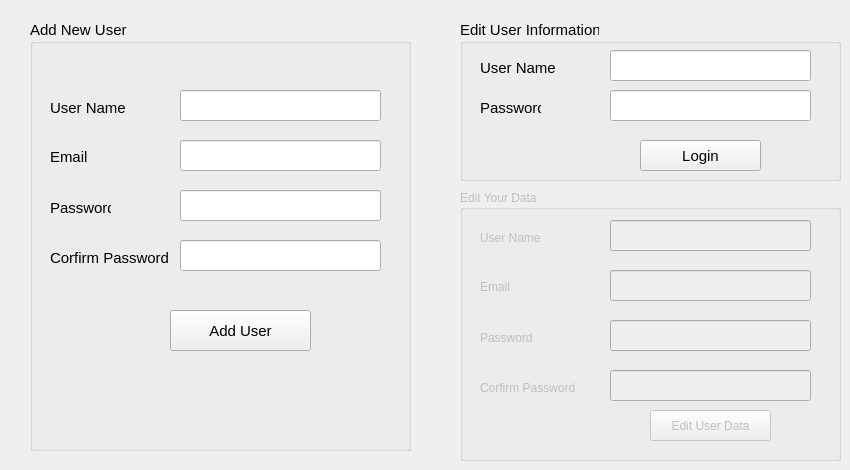
    <widget class="QWidget" name="tab_4">
     <attribute name="title">
      <string>Page</string>
     </attribute>
     <widget class="QGroupBox" name="groupBox">
      <property name="geometry">
       <rect>
        <x>30</x>
        <y>20</y>
        <width>381</width>
        <height>431</height>
       </rect>
      </property>
      <property name="font">
       <font>
        <family>Segoe UI</family>
        <pointsize>11</pointsize>
       </font>
      </property>
      <property name="title">
       <string>Add New User</string>
      </property>
      <widget class="QLineEdit" name="lineEdit_9">
       <property name="geometry">
        <rect>
         <x>150</x>
         <y>70</y>
         <width>201</width>
         <height>31</height>
        </rect>
       </property>
      </widget>
      <widget class="QLineEdit" name="lineEdit_10">
       <property name="geometry">
        <rect>
         <x>150</x>
         <y>120</y>
         <width>201</width>
         <height>31</height>
        </rect>
       </property>
      </widget>
      <widget class="QLineEdit" name="lineEdit_11">
       <property name="geometry">
        <rect>
         <x>150</x>
         <y>170</y>
         <width>201</width>
         <height>31</height>
        </rect>
       </property>
       <property name="echoMode">
        <enum>QLineEdit::Password</enum>
       </property>
      </widget>
      <widget class="QLineEdit" name="lineEdit_12">
       <property name="geometry">
        <rect>
         <x>150</x>
         <y>220</y>
         <width>201</width>
         <height>31</height>
        </rect>
       </property>
       <property name="echoMode">
        <enum>QLineEdit::Password</enum>
       </property>
      </widget>
      <widget class="QLabel" name="label_16">
       <property name="geometry">
        <rect>
         <x>20</x>
         <y>80</y>
         <width>81</width>
         <height>16</height>
        </rect>
       </property>
       <property name="text">
        <string>User Name</string>
       </property>
      </widget>
      <widget class="QLabel" name="label_17">
       <property name="geometry">
        <rect>
         <x>20</x>
         <y>130</y>
         <width>47</width>
         <height>13</height>
        </rect>
       </property>
       <property name="text">
        <string>Email</string>
       </property>
      </widget>
      <widget class="QLabel" name="label_18">
       <property name="geometry">
        <rect>
         <x>20</x>
         <y>180</y>
         <width>61</width>
         <height>16</height>
        </rect>
       </property>
       <property name="text">
        <string>Password</string>
       </property>
      </widget>
      <widget class="QLabel" name="label_19">
       <property name="geometry">
        <rect>
         <x>20</x>
         <y>230</y>
         <width>121</width>
         <height>16</height>
        </rect>
       </property>
       <property name="text">
        <string>Corfirm Password</string>
       </property>
      </widget>
      <widget class="QPushButton" name="pushButton_11">
       <property name="geometry">
        <rect>
         <x>140</x>
         <y>290</y>
         <width>141</width>
         <height>41</height>
        </rect>
       </property>
       <property name="text">
        <string>Add User</string>
       </property>
      </widget>
      <widget class="QLabel" name="label_30">
       <property name="geometry">
        <rect>
         <x>70</x>
         <y>270</y>
         <width>281</width>
         <height>21</height>
        </rect>
       </property>
       <property name="font">
        <font>
         <pointsize>12</pointsize>
         <italic>true</italic>
        </font>
       </property>
       <property name="text">
        <string/>
       </property>
      </widget>
     </widget>
     <widget class="QGroupBox" name="groupBox_2">
      <property name="geometry">
       <rect>
        <x>460</x>
        <y>20</y>
        <width>381</width>
        <height>161</height>
       </rect>
      </property>
      <property name="font">
       <font>
        <pointsize>11</pointsize>
       </font>
      </property>
      <property name="title">
       <string>Edit User Information</string>
      </property>
      <widget class="QLineEdit" name="lineEdit_13">
       <property name="geometry">
        <rect>
         <x>150</x>
         <y>30</y>
         <width>201</width>
         <height>31</height>
        </rect>
       </property>
       <property name="echoMode">
        <enum>QLineEdit::Normal</enum>
       </property>
      </widget>
      <widget class="QLabel" name="label_20">
       <property name="geometry">
        <rect>
         <x>20</x>
         <y>40</y>
         <width>81</width>
         <height>16</height>
        </rect>
       </property>
       <property name="text">
        <string>User Name</string>
       </property>
      </widget>
      <widget class="QLineEdit" name="lineEdit_14">
       <property name="geometry">
        <rect>
         <x>150</x>
         <y>70</y>
         <width>201</width>
         <height>31</height>
        </rect>
       </property>
       <property name="echoMode">
        <enum>QLineEdit::Password</enum>
       </property>
      </widget>
      <widget class="QLabel" name="label_21">
       <property name="geometry">
        <rect>
         <x>20</x>
         <y>80</y>
         <width>61</width>
         <height>16</height>
        </rect>
       </property>
       <property name="text">
        <string>Password</string>
       </property>
      </widget>
      <widget class="QPushButton" name="pushButton_12">
       <property name="geometry">
        <rect>
         <x>180</x>
         <y>120</y>
         <width>121</width>
         <height>31</height>
        </rect>
       </property>
       <property name="text">
        <string>Login</string>
       </property>
      </widget>
      <widget class="QLabel" name="label_33">
       <property name="geometry">
        <rect>
         <x>70</x>
         <y>100</y>
         <width>281</width>
         <height>16</height>
        </rect>
       </property>
       <property name="font">
        <font>
         <pointsize>8</pointsize>
        </font>
       </property>
       <property name="text">
        <string/>
       </property>
      </widget>
     </widget>
     <widget class="QGroupBox" name="groupBox_4">
      <property name="enabled">
       <bool>false</bool>
      </property>
      <property name="geometry">
       <rect>
        <x>460</x>
        <y>190</y>
        <width>381</width>
        <height>271</height>
       </rect>
      </property>
      <property name="styleSheet">
       <string notr="true">font: 11pt &quot;Segoe UI&quot;;</string>
      </property>
      <property name="title">
       <string>Edit Your Data</string>
      </property>
      <widget class="QLabel" name="label_23">
       <property name="geometry">
        <rect>
         <x>20</x>
         <y>90</y>
         <width>47</width>
         <height>13</height>
        </rect>
       </property>
       <property name="text">
        <string>Email</string>
       </property>
      </widget>
      <widget class="QLineEdit" name="lineEdit_17">
       <property name="geometry">
        <rect>
         <x>150</x>
         <y>130</y>
         <width>201</width>
         <height>31</height>
        </rect>
       </property>
       <property name="echoMode">
        <enum>QLineEdit::Password</enum>
       </property>
      </widget>
      <widget class="QLabel" name="label_22">
       <property name="geometry">
        <rect>
         <x>20</x>
         <y>190</y>
         <width>121</width>
         <height>16</height>
        </rect>
       </property>
       <property name="text">
        <string>Corfirm Password</string>
       </property>
      </widget>
      <widget class="QLineEdit" name="lineEdit_18">
       <property name="geometry">
        <rect>
         <x>150</x>
         <y>180</y>
         <width>201</width>
         <height>31</height>
        </rect>
       </property>
       <property name="echoMode">
        <enum>QLineEdit::Password</enum>
       </property>
      </widget>
      <widget class="QLineEdit" name="lineEdit_15">
       <property name="geometry">
        <rect>
         <x>150</x>
         <y>30</y>
         <width>201</width>
         <height>31</height>
        </rect>
       </property>
       <property name="echoMode">
        <enum>QLineEdit::Normal</enum>
       </property>
      </widget>
      <widget class="QLineEdit" name="lineEdit_16">
       <property name="geometry">
        <rect>
         <x>150</x>
         <y>80</y>
         <width>201</width>
         <height>31</height>
        </rect>
       </property>
      </widget>
      <widget class="QPushButton" name="pushButton_13">
       <property name="geometry">
        <rect>
         <x>190</x>
         <y>220</y>
         <width>121</width>
         <height>31</height>
        </rect>
       </property>
       <property name="text">
        <string>Edit User Data</string>
       </property>
      </widget>
      <widget class="QLabel" name="label_24">
       <property name="geometry">
        <rect>
         <x>20</x>
         <y>40</y>
         <width>81</width>
         <height>16</height>
        </rect>
       </property>
       <property name="text">
        <string>User Name</string>
       </property>
      </widget>
      <widget class="QLabel" name="label_25">
       <property name="geometry">
        <rect>
         <x>20</x>
         <y>140</y>
         <width>61</width>
         <height>16</height>
        </rect>
       </property>
       <property name="text">
        <string>Password</string>
       </property>
      </widget>
      <widget class="QLabel" name="label_32">
       <property name="enabled">
        <bool>false</bool>
       </property>
       <property name="geometry">
        <rect>
         <x>20</x>
         <y>219</y>
         <width>151</width>
         <height>21</height>
        </rect>
       </property>
       <property name="text">
        <string/>
       </property>
      </widget>
     </widget>
    </widget>
